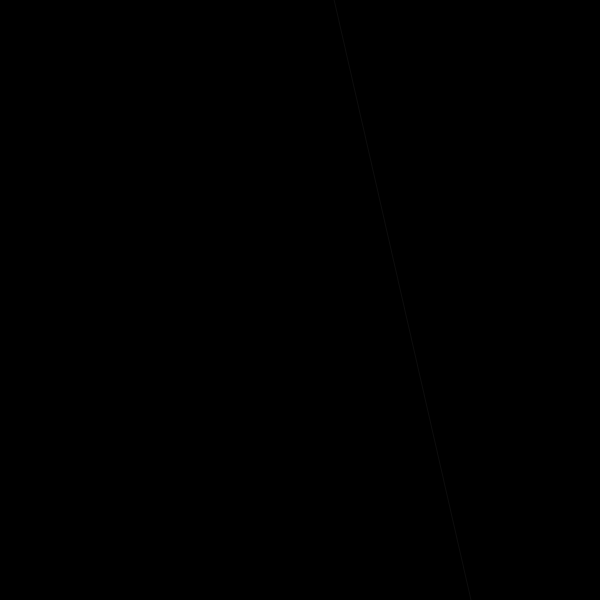
Frame 1 (no input)
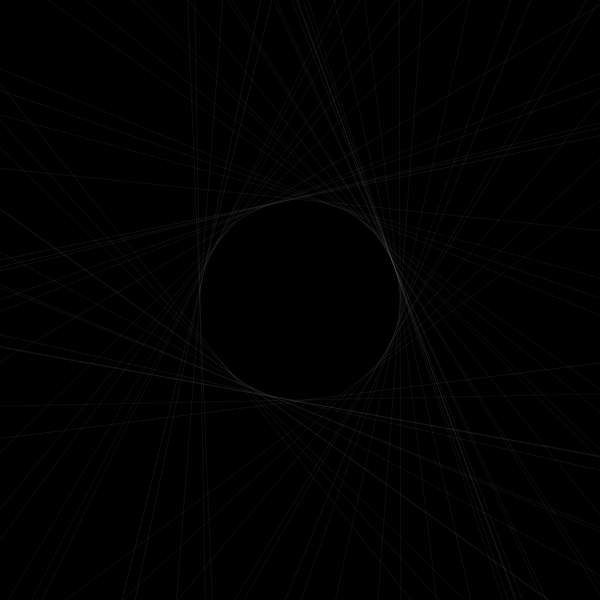
Frame 60 (no input)
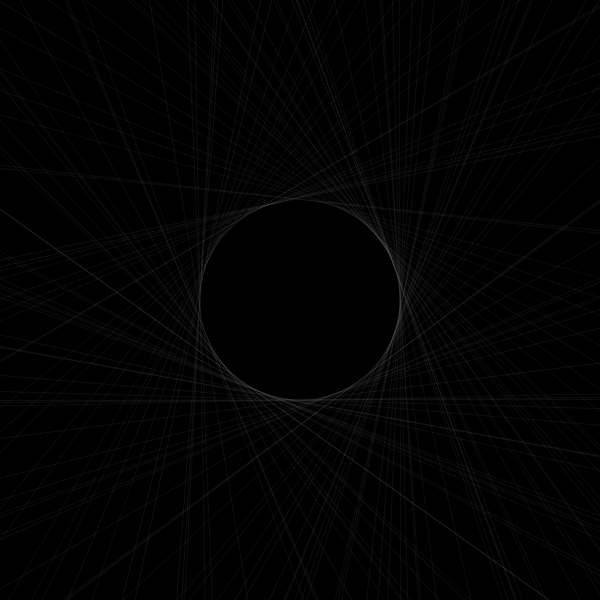
Frame 120 (the mouse pressed at the canvas centre since frame 60)

The p5.js sketch that drew these frames (run headless with seeded random() and noise() and a simulated clock; from frame 60 on, the mouse is pressed at the canvas centre):

// p5.js sketch
// ── sketch.js
function setup() {
	createCanvas(600, 600);
	background(0);
}

function draw() {
	if(millis() < 10000) {
		translate(300, 300);
		addLine();
	}
}

function addLine() {
	let angle = random(0, TAU);
	let x1 = 500 * cos(angle);
	let x2 = -500 * cos(angle);
	let y1 = 500 * sin(angle);
	let y2 = -500 * sin(angle);
	translate(100*cos(angle+TAU/4), 100*sin(angle+TAU/4));
	noFill();

	stroke(random(200, 255), 15);
	line(x1, y1, x2, y2);
}
